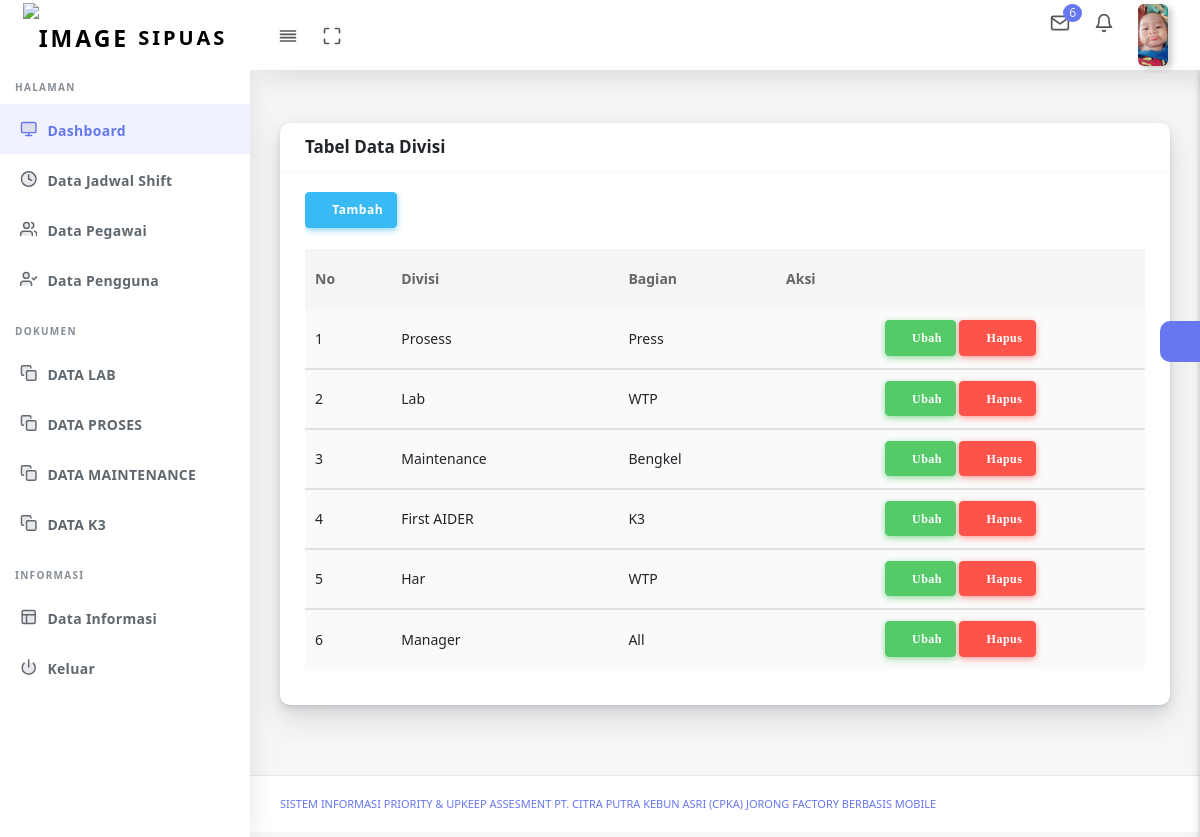
Screenshot of /data_divisi_administrator.php (signed in) with the database file from the repository.
### tables this page shows
CREATE TABLE `user` (
  `id_user` int(11) NOT NULL,
  `nama` text NOT NULL,
  `username` varchar(100) NOT NULL,
  `password` varchar(100) NOT NULL,
  `level` enum('Manager','Administrator','Admin_LAB','Admin_Proses','Admin_Maintenance','Admin_K3','Operator_Lab','Operator_Proses','Operator_Maintenaance','Operator_K3','Admin_Har','Superadmin') NOT NULL,
  `status` text NOT NULL,
  `foto` text NOT NULL,
  `id_pegawai` int(11) NOT NULL
);

CREATE TABLE `divisi` (
  `id_divisi` int(11) NOT NULL,
  `id_bagian` int(11) NOT NULL,
  `divisi` text NOT NULL
);

CREATE TABLE `bagian` (
  `id_bagian` int(11) NOT NULL,
  `bagian` text NOT NULL
);

### data_divisi_administrator.php (the view, shortened to what this page needs)
<!DOCTYPE html>
<html lang="en">
<head>
  <link rel="stylesheet" href="assets/css/app.min.css">
  <link rel="stylesheet" href="assets/bundles/datatables/datatables.min.css">
  <link rel="stylesheet" href="assets/bundles/datatables/DataTables-1.10.16/css/dataTables.bootstrap4.min.css">
  <link rel="stylesheet" href="assets/bundles/bootstrap-daterangepicker/daterangepicker.css">
  <link rel="stylesheet" href="assets/bundles/bootstrap-colorpicker/dist/css/bootstrap-colorpicker.min.css">
  <link rel="stylesheet" href="assets/bundles/select2/dist/css/select2.min.css">
  <link rel="stylesheet" href="assets/bundles/jquery-selectric/selectric.css">
  <link rel="stylesheet" href="assets/bundles/bootstrap-timepicker/css/bootstrap-timepicker.min.css">
  <link rel="stylesheet" href="assets/bundles/bootstrap-tagsinput/dist/bootstrap-tagsinput.css">
  <link rel="stylesheet" href="assets/css/style.css">
  <link rel="stylesheet" href="assets/css/components.css">
  <link rel="stylesheet" href="assets/css/custom.css">
</head>
<body>
  <div id="app">
    <div class="main-wrapper main-wrapper-1">
      <div class="navbar-bg"></div>
      <?php include ('proses/menu/menu_administrator.php')?>
      <div class="main-content">
        <section class="section">
          <div class="section-body">
            <div class="row">
              <div class="col-12">
                <div class="card">
                  <div class="card-header">
                    <h4>Tabel Data Divisi</h4>
                  </div>
                  <div class="card-body">
                    <div class="table-responsive">
                    <button class="btn btn-icon btn-info" data-toggle="modal" data-target="#tambah">
                      <i class="fas fa-plus" aria-hidden="true"></i> Tambah
                                                    </button><br><br>
                      <table class="table table-striped table-hover" id="save-stage" style="width:100%;">
                      <thead>
                                        <tr>
                                            <th>No</th>
                                            <th>Divisi</th>
                                            <th>Bagian</th>
                                            <th>Aksi</th>
                                        </tr>
                                    </thead>
                                    <?php
                                                    $query = mysql_query("SELECT * FROM divisi
                                                     INNER JOIN bagian on bagian.id_bagian = divisi.id_bagian
                                                    ORDER BY id_divisi");
                                                $no = 1;
                                                    while ($data = mysql_fetch_assoc($query)) {?>
                                    <tbody>
                                        <tr>
                                                <td> <?php echo $no++ ?></td>
                                                <td> <?php echo $data['divisi']; ?></td>
                                                <td> <?php echo $data['bagian']; ?></td>
                                                <td class="td-actions text-center">
                                                         <a  href ="#edit" data-toggle="modal" data-id="<?php echo $data['id_divisi'];?>"
                                                         data-target="#edit"><button type="button" rel="tooltip" class="btn btn-icon btn-success">
                                                            <i class="fa fa-edit"> Ubah</i>
                                                        </button></a>
  <a  href="#" onclick="confirm_modal('proses/administrator/hapus_divisi_administrator.php?id=<?php echo $data['id_divisi'];?>');">
  <button type="button" rel="tooltip" class="btn btn-icon btn-danger">
                                                            <i class="fas fa-trash"> Hapus</i>
                                                        </button></a>
                                                      </td>
                                        </tr>
                                    </tbody>
                                        <?php  } ?>
                      </table>
                    </div>
                  </div>
                </div>
              </div>
            </div>
          </div>
        </section>
        <div class="settingSidebar">
          <a href="javascript:void(0)" class="settingPanelToggle"> <i class="fa fa-spin fa-cog"></i>
          </a>
        </div>
      </div>
      <footer class="main-footer">
        <div class="footer-left">
          <a href="templateshub.net">Sistem Informasi Priority & Upkeep Assesment PT. Citra Putra Kebun Asri (CPKA) Jorong Factory Berbasis Mobile</a></a>
        </div>
      </footer>
    </div>
  </div>
</body>
</html>

### proses/menu/menu_administrator.php (shortened to what this page needs)
<nav class="navbar navbar-expand-lg main-navbar sticky">
        <div class="form-inline mr-auto">
          <ul class="navbar-nav mr-3">
            <li><a href="#" data-toggle="sidebar" class="nav-link nav-link-lg
									collapse-btn"> <i data-feather="align-justify"></i></a></li>
            <li><a href="#" class="nav-link nav-link-lg fullscreen-btn">
                <i data-feather="maximize"></i>
              </a></li>
          </ul>
        </div>
        <ul class="navbar-nav navbar-right">
          <li class="dropdown dropdown-list-toggle"><a href="#" data-toggle="dropdown"
              class="nav-link nav-link-lg message-toggle"><i data-feather="mail"></i>
              <span class="badge headerBadge1">
                6 </span> </a>
          </li>
          <li class="dropdown dropdown-list-toggle"><a href="#" data-toggle="dropdown"
              class="nav-link notification-toggle nav-link-lg"><i data-feather="bell" class="bell"></i>
            </a>
          </li>
          <li class="dropdown"><a href="#" data-toggle="dropdown"
              class="nav-link dropdown-toggle nav-link-lg nav-link-user">
			  <?php
                                    $id_user=$_SESSION['id_user'];
                                    $query_mysql = mysql_query("SELECT * FROM user WHERE id_user='$id_user'")or die(mysql_error());
                                    while($data = mysql_fetch_array($query_mysql)){
                                        ?>
			  <img alt="image" src="foto/<?php echo $data['foto']?>"
			  <?php } ?>
                class="user-img-radious-style"> <span class="d-sm-none d-lg-inline-block"></span></a>
          </li>
        </ul>
      </nav>
<div class="main-sidebar sidebar-style-2">
        <aside id="sidebar-wrapper">
          <div class="sidebar-brand">
            <a href="halaman.php"> <img alt="image" src="assets2/logo/logo.png" class="header-logo" /> <span
                class="logo-name">SIPUAS</span>
            </a>
          </div>
          <ul class="sidebar-menu">
            <li class="menu-header">Halaman</li>
            <li class="dropdown active">
              <a href="halaman.php" class="nav-link"><i data-feather="monitor"></i><span>Dashboard</span></a>
            </li>
            <li class="dropdown">
              <a href="#" class="menu-toggle nav-link has-dropdown"><i
              data-feather="clock" data-feather="users"></i><span>Data Jadwal Shift</span></a>
            </li>
            <li class="dropdown">
              <a href="#" class="menu-toggle nav-link has-dropdown"><i
                  data-feather="users"></i><span>Data Pegawai</span></a>
            </li>
            <li class="dropdown">
              <a href="data_pengguna_administrator.php"><i
                  data-feather="user-check"></i><span>Data Pengguna</span></a>
            </li>
            <li class="menu-header">Dokumen</li>
            <li class="dropdown">
              <a href="#" class="menu-toggle nav-link has-dropdown"><i data-feather="copy"></i><span> DATA LAB</span></a>
            </li>
            <li class="dropdown">
              <a href="#" class="menu-toggle nav-link has-dropdown"><i data-feather="copy"></i><span> DATA PROSES</span></a>
            </li>
            <li class="dropdown">
              <a href="#" class="menu-toggle nav-link has-dropdown"><i data-feather="copy"></i><span> DATA MAINTENANCE</span></a>
            </li>
            <li class="dropdown">
              <a href="#" class="menu-toggle nav-link has-dropdown"><i data-feather="copy"></i><span> DATA K3</span></a>
            </li>
            <li class="menu-header">Informasi</li>
            <li class="dropdown">
              <a href="#" class="menu-toggle nav-link has-dropdown"><i data-feather="layout"></i><span>Data Informasi</span></a>
            </li>
            <li class="dropdown">
              <a href="logout.php"><i
                  data-feather="power"></i><span>Keluar</span></a>
            </li>
          </ul>
        </aside>
      </div>

### rows the page displays
user: foto (picture)
divisi: divisi "Prosess", id_bagian.bagian "Press"
divisi: divisi "Lab", id_bagian.bagian "WTP"
divisi: divisi "Maintenance", id_bagian.bagian "Bengkel"
divisi: divisi "First AIDER", id_bagian.bagian "K3"
divisi: divisi "Har", id_bagian.bagian "WTP"
divisi: divisi "Manager", id_bagian.bagian "All"
